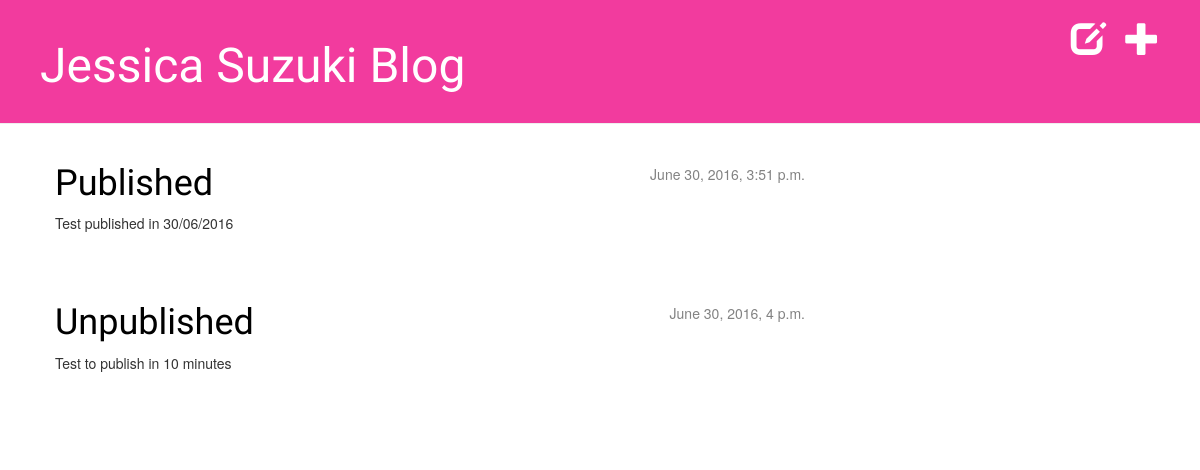
Before: / with the older database file.
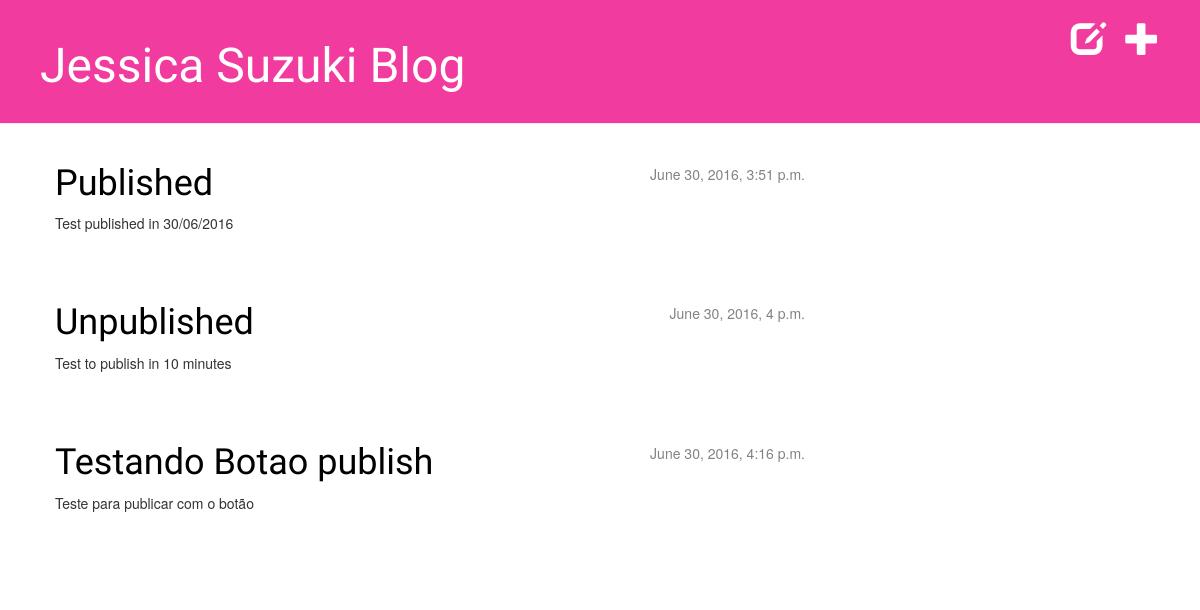
After: the same page with the newer database file.
### blog/models.py (models this page shows, shortened)
class Post(models.Model):
    author = models.ForeignKey('auth.User')
    title = models.CharField(max_length=200)
    text = models.TextField()
    created_date = models.DateTimeField(
        default = timezone.now
    )
    published_date = models.DateTimeField(
        blank = True, null = True
    )

### blog/views.py (the view)
# urls.py: url(r'^$', views.post_list),
def post_list(request):
    posts = Post.objects.filter(published_date__lte = timezone.now()).order_by('published_date')
    return render(request, 'blog/post_list.html', {'posts':posts})

### blog/templates/blog/post_list.html
{% extends 'blog/base.html' %}
{% block content %}
    {% for post in posts %}
        <div class="post">
            <div class="date">
                {{ post.published_date }}
            </div>
            <h1><a href="{% url 'blog.views.post_detail' pk=post.pk %}">{{ post.title }}</a></h1>
            <p>{{ post.text|linebreaks }}</p>
        </div>
    {% endfor %}
{% endblock content %}

Changed rows visible on the page:
added Post: published_date "June 30, 2016, 4:16 p.m.", title "Testando Botao publish", text "Teste para publicar com o botão"
